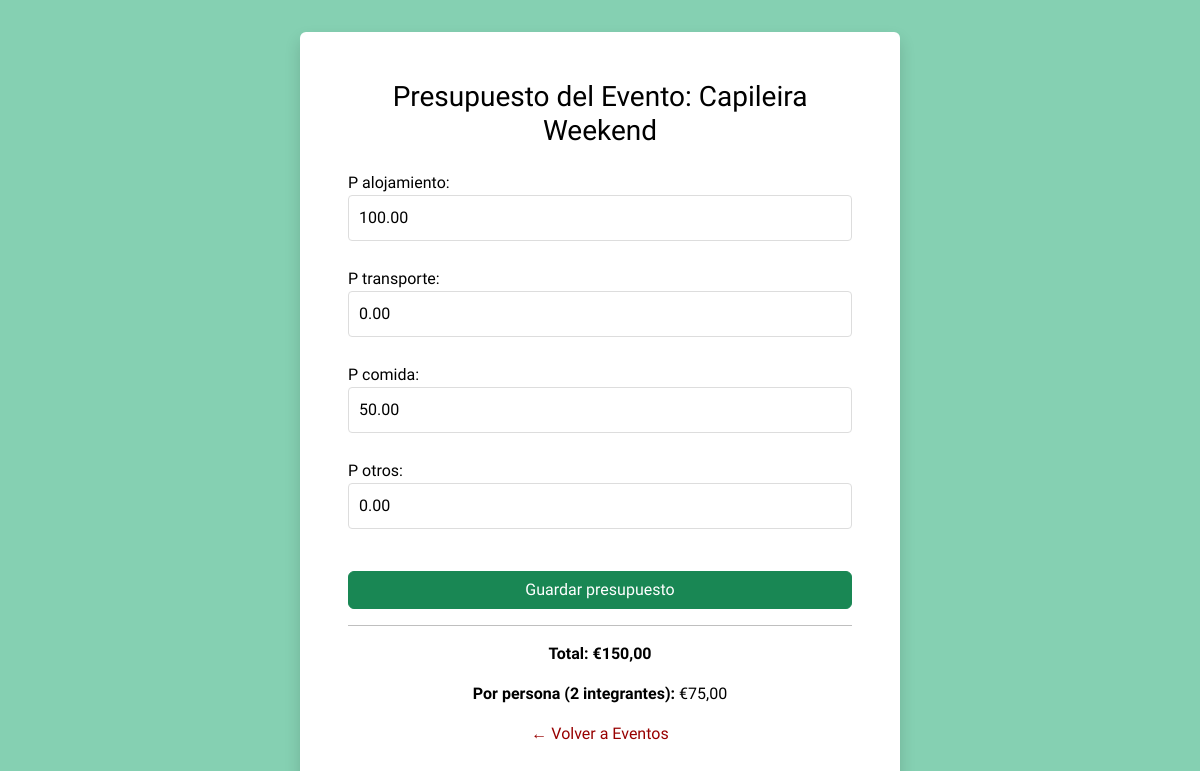
Page /eventos/2/presupuesto/ (signed in) on the earlier database version.
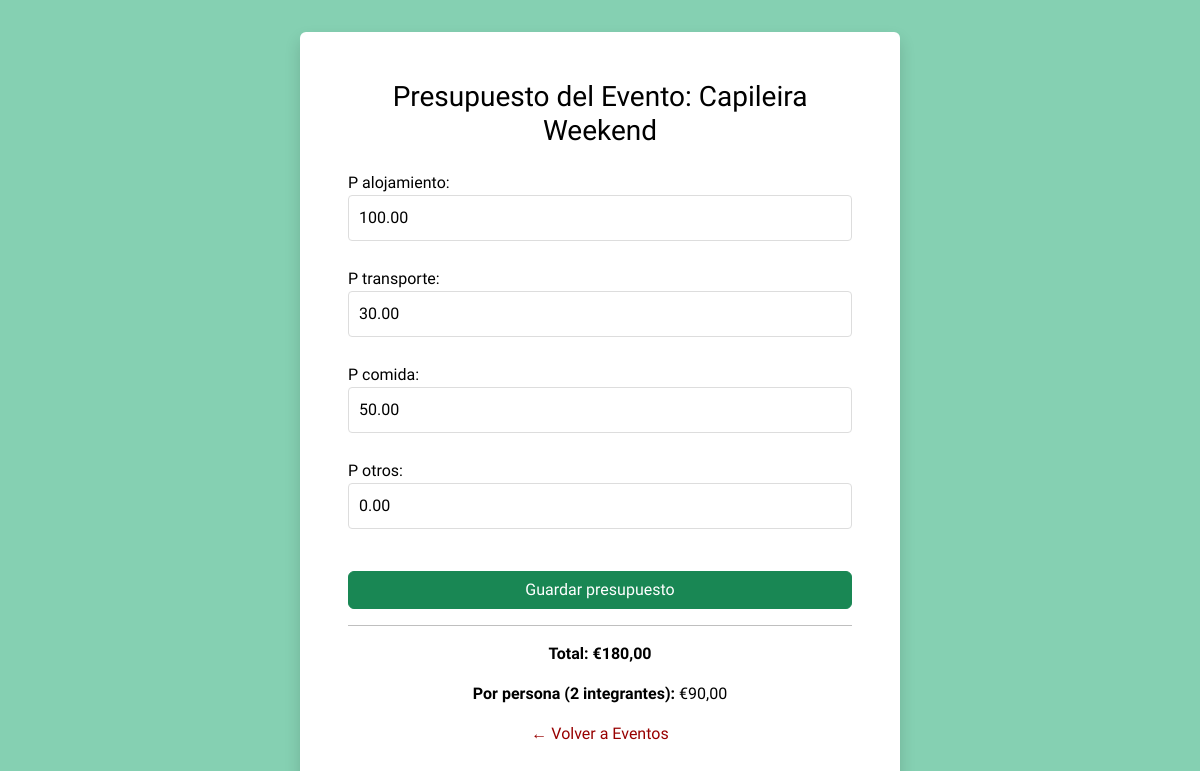
Same page on the later database version.
### meetLink/models.py (models this page shows, shortened)
class Evento(models.Model):
    nombre = models.CharField(max_length=25, verbose_name="Nombre")
    descripcion = models.CharField(max_length=50, verbose_name="Descripción")
    ubicacion = models.CharField(max_length=50, default="Por definir", verbose_name="Ubicación")
    fecha_inicio = models.DateTimeField(verbose_name="Fecha de inicio")
    fecha_fin = models.DateTimeField(verbose_name="Fecha de fin")
    transporte = models.CharField(max_length=20, verbose_name="Medio de transporte")
    presupuesto = models.BooleanField(default=False, verbose_name="Presupuesto")
    grupo = models.ForeignKey('GrupoContacto', on_delete=models.SET_NULL, null=True, blank=True, verbose_name="Grupo de Contacto")
    maleta = models.BooleanField(default=False, verbose_name="Maleta")
    todo = models.BooleanField(default=False, verbose_name="To Do")
    p_alojamiento = models.DecimalField(decimal_places=2, max_digits=10, default=0.00)
    p_transporte = models.DecimalField(decimal_places=2, max_digits=10, default=0.00)
    p_comida = models.DecimalField(decimal_places=2, max_digits=10, default=0.00)
    p_otros = models.DecimalField(decimal_places=2, max_digits=10, default=0.00)
    usuario = models.ForeignKey(Usuario, on_delete=models.CASCADE, verbose_name='Usuario')
    class Meta:
        verbose_name = "Evento"
        verbose_name_plural = "Eventos"

class GrupoContacto(models.Model):
    nombre = models.CharField(max_length=20, verbose_name="Nombre del grupo")
    descripcion = models.CharField(max_length=40, verbose_name="Descripción del grupo")
    integrantes = models.ManyToManyField('Contacto', blank=True, verbose_name="Integrantes (Mantén Ctrl para seleccionar varios)")
    usuario = models.ForeignKey(Usuario, on_delete=models.CASCADE, verbose_name="Usuario")
    class Meta:
        verbose_name = "Grupo de contacto"
        verbose_name_plural = "Grupos de contacto"

### meetLink/views.py (the view)
# urls.py: path('eventos/<int:pk>/presupuesto/', EventoPresupuestoView.as_view(), name='evento_presupuesto'),
class EventoPresupuestoView(LoginRequiredMixin, UpdateView):
    model = Evento
    form_class = PresupuestoForm
    template_name = 'meetLink/recursos/presupuesto.html'
    success_url = reverse_lazy('eventos')
    def get_queryset(self):
        return Evento.objects.filter(usuario=self.request.user)
    def get_context_data(self, **kwargs):
        context = super().get_context_data(**kwargs)
        evento = self.object
        total = (evento.p_alojamiento + evento.p_transporte + evento.p_comida + evento.p_otros)
        integrantes = evento.grupo.integrantes.count() if evento.grupo else 0
        por_persona = total / integrantes if integrantes else None
        context['total'] = total
        context['por_persona'] = por_persona
        return context

### meetLink/forms.py (shortened to what this page needs)
class PresupuestoForm(forms.ModelForm):
    class Meta:
        model = Evento
        fields = ['p_alojamiento', 'p_transporte', 'p_comida', 'p_otros']
        widgets = {
            'p_alojamiento': forms.NumberInput(attrs={'step': '0.01', 'min': '0'}),
            'p_transporte': forms.NumberInput(attrs={'step': '0.01', 'min': '0'}),
            'p_comida': forms.NumberInput(attrs={'step': '0.01', 'min': '0'}),
            'p_otros': forms.NumberInput(attrs={'step': '0.01', 'min': '0'}),
        }

### meetLink/templates/meetLink/recursos/presupuesto.html (shortened to what this page needs)
{% extends "meetLink/base.html" %}
{% block contenido %}
<div id="form" class="d-flex align-items-center justify-content-center" style="background-color: #85D0B2; min-height: 100vh;">
    <div id="form-card" class="p-5 bg-white rounded shadow" style="min-width: 350px; max-width: 600px;">
        <div class="content">
            <h3 class="mb-4 text-center">Presupuesto del Evento: {{ object.nombre }}</h3>
            <form method="post">
                <div class="form-group">
                    {{ form.as_p }}
                </div>
                <button type="submit" class="btn btn-success w-100 mt-3">Guardar presupuesto</button>
            </form>
            <hr>
            <p class="fw-bold text-center">Total: €{{ total }}</p>
            {% if por_persona %}
                <p class="text-center"><strong>Por persona ({{ object.grupo.integrantes.count }} integrantes):</strong> €{{ por_persona|floatformat:2 }}</p>
            {% else %}
                <p class="text-muted text-center">Asigna un grupo para calcular el precio por persona.</p>
            {% endif %}
            <p class="mt-3 text-center">
                <a href="{% url 'eventos' %}" alt="Volver a eventos">← Volver a Eventos</a>
            </p>
        </div>
    </div>
</div>
{% endblock %}

Differences in the rows shown:
changed Evento "Capileira Weekend": p_transporte "0.00" → "30.00"
Other differences:
{{ total }}: "150,00" → "180,00"
{{ por_persona|floatformat:2 }}: "75,00" → "90,00"
